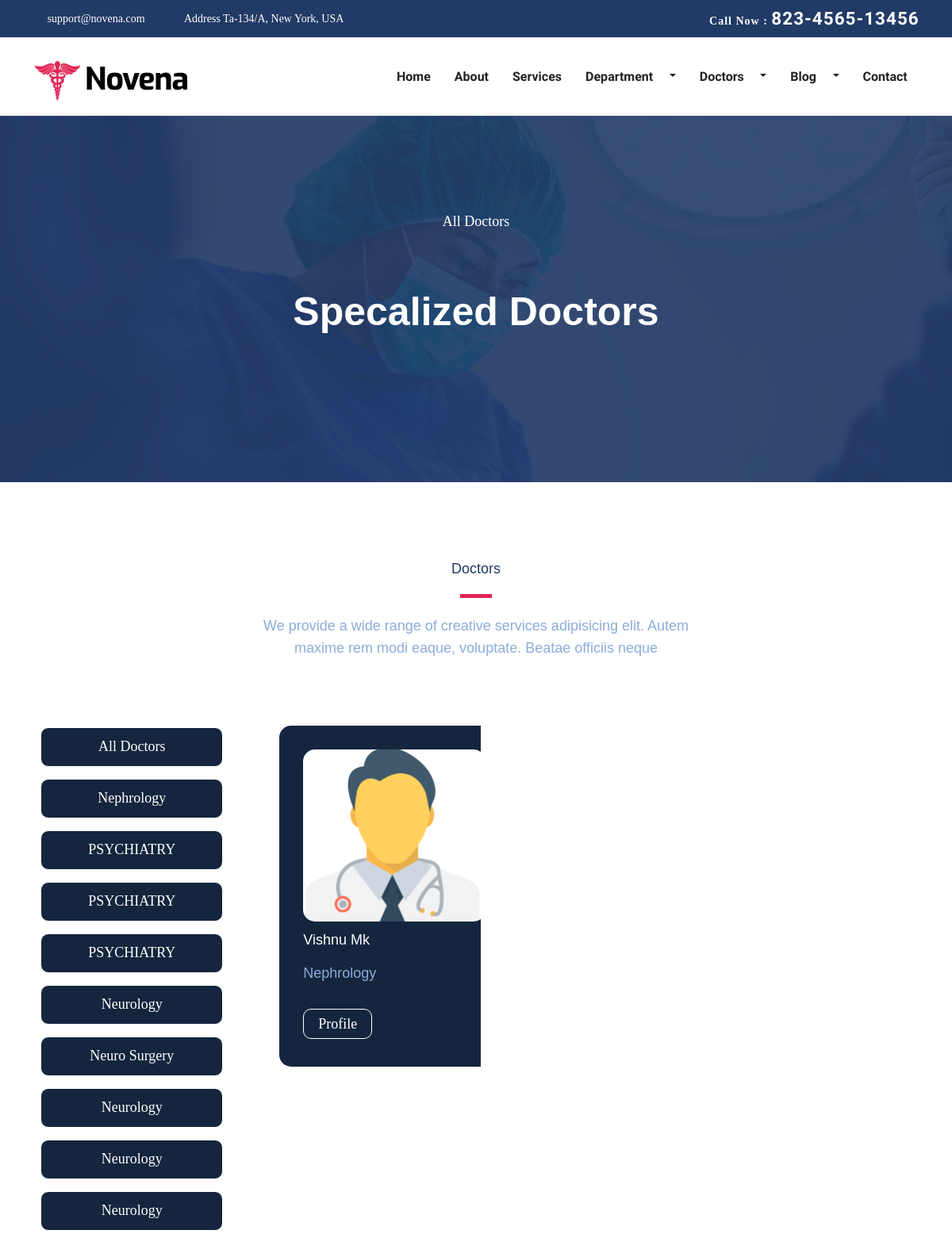
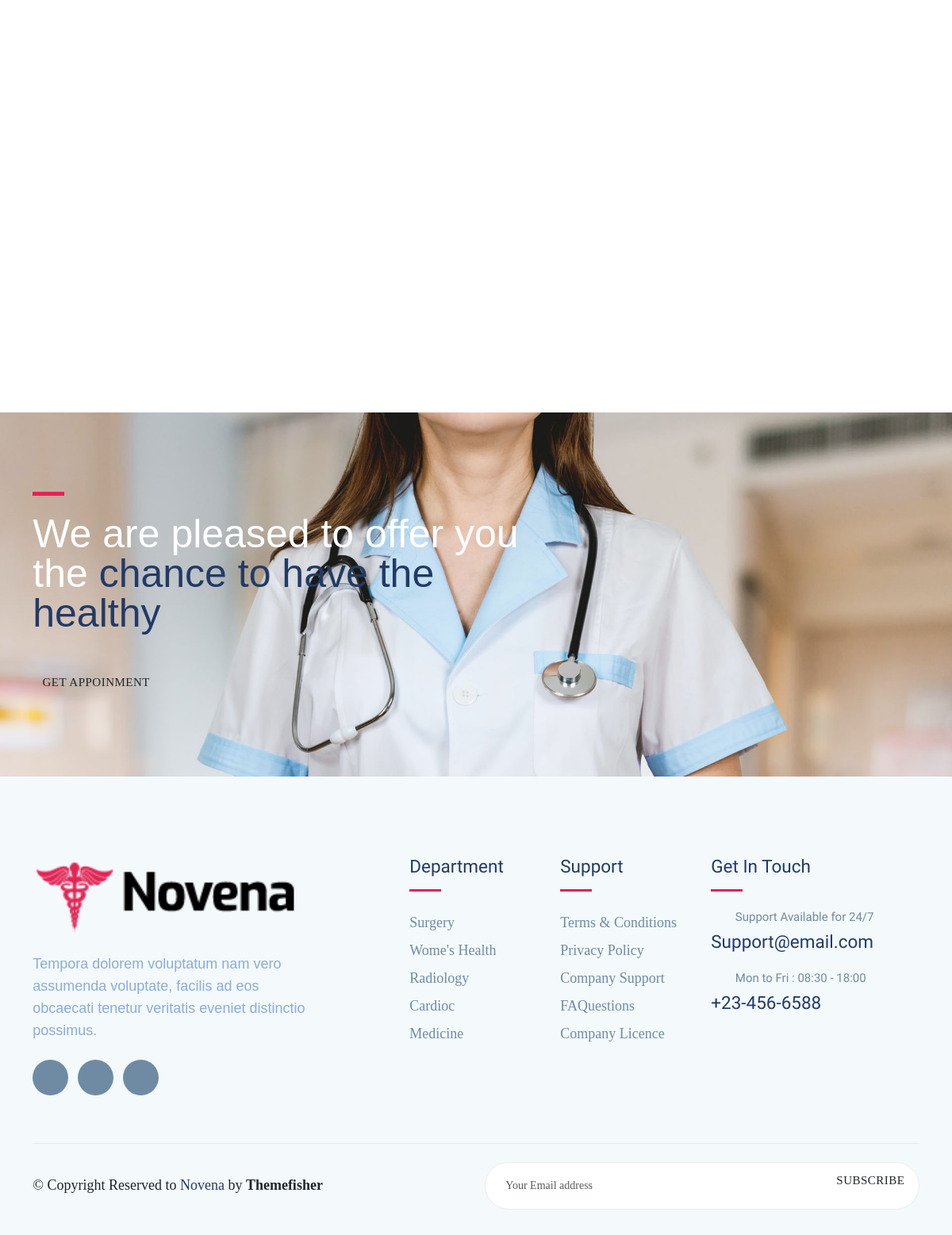
Screenshot of /frontend/filterdoctor/Nephrology/ with the database file from the repository (2 pictures, top to bottom).
### backend/models.py (models this page shows, shortened)
class doctordb(models.Model):
    doctorid = models.IntegerField(unique=True)
    dname=models.CharField(max_length=100,null=True,blank=True)
    special=models.CharField(max_length=100,null=True,blank=True)
    qualification=models.CharField(max_length=100,null=True,blank=True)
    profile=models.CharField(max_length=100,null=True,blank=True)
    dmail=models.EmailField(max_length=100,null=True,blank=True)
    dphone=models.CharField(max_length=100,null=True,blank=True)
    gender=models.CharField(max_length=100,null=True,blank=True)
    fee=models.IntegerField(max_length=100,null=True,blank=True)
    password = models.CharField(max_length=8, null=True, blank=True)
    address = models.CharField(max_length=8, null=True, blank=True)
    Location = models.CharField(max_length=8, null=True, blank=True)
    Experiance = models.CharField(max_length=8, null=True, blank=True,default='Fresher')
    profileimage=models.ImageField(upload_to='profile',null=True,blank=True,default='Untitled.png')
    age=models.IntegerField(default=0,null=True,blank=True)
    dob=models.CharField(max_length=20,null=True,blank=True)

### frontend/views.py (the view)
# urls.py: path('filterdoctor/<depa>/',views.filterdoctor,name="filterdoctor"),
def filterdoctor(request,depa):
    cat = doctordb.objects.all()
    datad = doctordb.objects.filter(special=depa)
    dep = categorydb.objects.all()
    return render(request,"filterdoctor.html",{'datad':datad,'cat':cat,'dep':dep})

### frontend/templates/filterdoctor.html (shortened to what this page needs)
<!DOCTYPE html>
{% load static %}
<html lang="zxx">
<head>
  <link rel="stylesheet" href="{% static 'plugins/bootstrap/css/bootstrap.min.css' %}">
  <link rel="stylesheet" href="{% static 'plugins/icofont/icofont.min.css' %}">
  <link rel="stylesheet" href="{% static 'plugins/slick-carousel/slick/slick.css' %}">
  <link rel="stylesheet" href="{% static 'plugins/slick-carousel/slick/slick-theme.css' %}">
  <link rel="stylesheet" href="{% static 'css/style.css' %}">
	<link href="https://cdn.jsdelivr.net/npm/bootstrap@5.3.2/dist/css/bootstrap.min.css" rel="stylesheet">
</head>
<body id="top">
<header>
	<div class="header-top-bar">
		<div class="container">
			<div class="row align-items-center">
				<div class="col-lg-6">
					<ul class="top-bar-info list-inline-item pl-0 mb-0">
						<li class="list-inline-item"><a href="mailto:support@gmail.com"><i class="icofont-support-faq mr-2"></i>support@novena.com</a></li>
						<li class="list-inline-item"><i class="icofont-location-pin mr-2"></i>Address Ta-134/A, New York, USA </li>
					</ul>
				</div>
				<div class="col-lg-6">
					<div class="text-lg-right top-right-bar mt-2 mt-lg-0">
						<a href="tel:+23-345-67890" >
							<span>Call Now : </span>
							<span class="h4">823-4565-13456</span>
						</a>
					</div>
				</div>
			</div>
		</div>
	</div>
	<nav class="navbar navbar-expand-lg navigation" id="navbar">
		<div class="container">
		 	 <a class="navbar-brand" href="index.html">
			  	<img src="images/logo.png" alt="" class="img-fluid">
			  </a>
		   <div class="collapse navbar-collapse" id="navbarmain">
			<ul class="navbar-nav ml-auto">
			  <li class="nav-item active">
				<a class="nav-link" href="{% url 'homepage' %}">Home</a>
			  </li>
			   <li class="nav-item"><a class="nav-link" href="{% url 'about' %}">About</a></li>
			    <li class="nav-item"><a class="nav-link" href="service.html">Services</a></li>
			    <li class="nav-item dropdown">
					<a class="nav-link dropdown-toggle" href="department.html" id="dropdown02" data-toggle="dropdown" aria-haspopup="true" aria-expanded="false">Department <i class="icofont-thin-down"></i></a>
			  	</li>
			  	<li class="nav-item dropdown">
					<a class="nav-link dropdown-toggle" href="doctor.html" id="dropdown03" data-toggle="dropdown" aria-haspopup="true" aria-expanded="false">Doctors <i class="icofont-thin-down"></i></a>
			  	</li>
			   <li class="nav-item dropdown">
					<a class="nav-link dropdown-toggle" href="blog-sidebar.html" id="dropdown05" data-toggle="dropdown" aria-haspopup="true" aria-expanded="false">Blog <i class="icofont-thin-down"></i></a>
			  	</li>
			   <li class="nav-item"><a class="nav-link" href="{% url 'contact' %}">Contact</a></li>
			</ul>
		  </div>
		</div>
	</nav>
</header>
<section class="page-title bg-1">
  <div class="container">
    <div class="row">
      <div class="col-md-12">
        <div class="block text-center">
          <span class="text-white">All Doctors</span>
          <h1 class="text-capitalize mb-5 text-lg">Specalized doctors</h1>
        </div>
      </div>
    </div>
  </div>
</section>
<section class="section doctors">
  <div class="container">
  	  <div class="row justify-content-center">
             <div class="col-lg-6 text-center">
                <div class="section-title">
                    <h2>Doctors</h2>
                    <div class="divider mx-auto my-4"></div>
                    <p>We provide a wide range of creative services adipisicing elit. Autem maxime rem modi eaque, voluptate. Beatae officiis neque </p>
                </div>
            </div>
        </div>
      <div style="background-color:; height:900px; width:250px;">
	        <div>
				<button class="myclass" style="border:solid; border-width:thin; border-color:white; border-radius:10px; margin-top:15px; margin-left:10px;  WIDTH:230px; text-align:center; color:RED;" >
							<a href="" style="">
								<span style="margin-left:auto;">All Doctors</span>
							</a>
				</button>
				{% for i in cat %}
				<button type="submit" class="myclass" style="border:solid; border-width:thin; border-color:white; border-radius:10px; margin-top:15px; margin-left:10px;  WIDTH:230px; text-align:center; color:RED;" >
							<a href="{% url 'filterdoctor' depa=i.special %}" style="">
								<span style="margin-left:auto;">{{i.special}}</span>
							</a>
				</button>
				{% endfor %}
	        </div>
      </div>
    <div class="row shuffle-wrapper portfolio-gallery" style="margin-left:300px; margin-top:-950px;">
      	<div class="col-lg-4 col-sm-4 col-md-5 mb-4 shuffle-item" data-groups="[&quot;cat1&quot;,&quot;cat2&quot;]" >&nbsp;
			{% for i in datad %}
	      	<div class="position-relative doctor-inner-box"	>
				<div class="card-container" style="width:290px;HEIGHT:430PX;">
        				<img class="hero-image" src="{% static 'images/team/doctor.png' %}" alt="Spinning glass cube"/>
      				<main class="main-content" style="margin-top:10px;">
        				<p style="color:white;">{{i.dname}}</p>
						<p>{{i.special}}</p>
					</main>
					<button class="button" style="border:solid; border-width:thin; border-color:white; border-radius:10px; margin-top:15px; margin-right:50px;" >
							<a href="{% url 'docpro' datasid=i.id %}">
								<span class="ap">Profile</span>
							</a>
					</button>
    			</div>
			</div>
			{% endfor %}
		</div>
	</div>
    </div>
	<div>
		<br>
		<br>
		<br>
		<br>
		<br>
		<br>
		<br>
		<br>
		<br>
		<br>
		<br>
		<br>
		<br>
		<br>
		<br>
		<br>
		<br>
		<br>
		<br>
		<br>
		<br>
		<br>
	</div>
</section>
<section class="section cta-page">
	<div class="container">
		<div class="row">
			<div class="col-lg-7">
				<div class="cta-content">
					<div class="divider mb-4"></div>
					<h2 class="mb-5 text-lg">We are pleased to offer you the <span class="title-color">chance to have the healthy</span></h2>
					<a href="appoinment.html" class="btn btn-main-2 btn-round-full">Get appoinment<i class="icofont-simple-right  ml-2"></i></a>
				</div>
			</div>
		</div>
	</div>
</section>
<footer class="footer section gray-bg">
	<div class="container">
		<div class="row">
			<div class="col-lg-4 mr-auto col-sm-6">
				<div class="widget mb-5 mb-lg-0">
					<div class="logo mb-4">
						<img src="images/logo.png" alt="" class="img-fluid">
					</div>
					<p>Tempora dolorem voluptatum nam vero assumenda voluptate, facilis ad eos obcaecati tenetur veritatis eveniet distinctio possimus.</p>
					<ul class="list-inline footer-socials mt-4">
						<li class="list-inline-item"><a href="https://www.facebook.com/themefisher"><i class="icofont-facebook"></i></a></li>
						<li class="list-inline-item"><a href="https://twitter.com/themefisher"><i class="icofont-twitter"></i></a></li>
						<li class="list-inline-item"><a href="https://www.pinterest.com/themefisher/"><i class="icofont-linkedin"></i></a></li>
					</ul>
				</div>
			</div>
			<div class="col-lg-2 col-md-6 col-sm-6">
				<div class="widget mb-5 mb-lg-0">
					<h4 class="text-capitalize mb-3">Department</h4>
					<div class="divider mb-4"></div>
					<ul class="list-unstyled footer-menu lh-35">
						<li><a href="#">Surgery </a></li>
						<li><a href="#">Wome's Health</a></li>
						<li><a href="#">Radiology</a></li>
						<li><a href="#">Cardioc</a></li>
						<li><a href="#">Medicine</a></li>
					</ul>
				</div>
			</div>
			<div class="col-lg-2 col-md-6 col-sm-6">
				<div class="widget mb-5 mb-lg-0">
					<h4 class="text-capitalize mb-3">Support</h4>
					<div class="divider mb-4"></div>
					<ul class="list-unstyled footer-menu lh-35">
						<li><a href="#">Terms & Conditions</a></li>
						<li><a href="#">Privacy Policy</a></li>
						<li><a href="#">Company Support </a></li>
						<li><a href="#">FAQuestions</a></li>
						<li><a href="#">Company Licence</a></li>
					</ul>
				</div>
			</div>
			<div class="col-lg-3 col-md-6 col-sm-6">
				<div class="widget widget-contact mb-5 mb-lg-0">
					<h4 class="text-capitalize mb-3">Get in Touch</h4>
					<div class="divider mb-4"></div>
					<div class="footer-contact-block mb-4">
						<div class="icon d-flex align-items-center">
							<i class="icofont-email mr-3"></i>
							<span class="h6 mb-0">Support Available for 24/7</span>
						</div>
						<h4 class="mt-2"><a href="tel:+23-345-67890">Support@email.com</a></h4>
					</div>
					<div class="footer-contact-block">
						<div class="icon d-flex align-items-center">
							<i class="icofont-support mr-3"></i>
							<span class="h6 mb-0">Mon to Fri : 08:30 - 18:00</span>
						</div>
						<h4 class="mt-2"><a href="tel:+23-345-67890">+23-456-6588</a></h4>
					</div>
				</div>
			</div>
		</div>
		<div class="footer-btm py-4 mt-5">
			<div class="row align-items-center justify-content-between">
				<div class="col-lg-6">
					<div class="copyright">
						&copy; Copyright Reserved to <span class="text-color">Novena</span> by <a href="https://themefisher.com/" target="_blank">Themefisher</a>
					</div>
				</div>
				<div class="col-lg-6">
					<div class="subscribe-form text-lg-right mt-5 mt-lg-0">
						<form action="#" class="subscribe">
							<input type="text" class="form-control" placeholder="Your Email address">
							<a href="#" class="btn btn-main-2 btn-round-full">Subscribe</a>
						</form>
					</div>
				</div>
			</div>
		</div>
	</div>
</footer>
  </body>
  </html>

### frontend/static/css/style.css (style rules this page uses)
html { overflow-x: hidden; }
body { line-height: 1.6; font-family: "Roboto", sans-serif; -webkit-font-smoothing: antialiased; font-size: 16px; color: #6F8BA4; font-weight: 400; }
h1, .h1, h2, .h2, h3, .h3, h4, .h4, h5, .h5, h6, .h6 { font-family: "Exo", sans-serif; font-weight: 700; color: #222; }
h1, .h1 { font-size: 2.5rem; }
h2, .h2 { font-size: 44px; }
h4, .h4 { font-size: 1.3rem; line-height: 30px; }
h6, .h6 { font-size: 1rem; }
p { line-height: 30px; }
input[type="email"], input[type="password"], input[type="text"], input[type="tel"] { box-shadow: none; height: 45px; outline: none; font-size: 14px; }
.form-control { box-shadow: none; border-radius: 0; }
.btn { display: inline-block; font-size: 14px; font-size: 0.8125rem; font-weight: 700; letter-spacing: .5px; padding: .75rem 2rem; font-family: "Exo", sans-serif; text-transform: uppercase; border-radius: 5px; border: 2px solid transparent; transition: all .35s ease; }
.btn-main-2 { background: #e12454; color: #fff; border-color: #e12454; }
.btn-round-full { border-radius: 50px; }
.section { padding: 100px 0; }
.text-lg { font-size: 3.75rem; }
a { color: #222; text-decoration: none; transition: all .35s ease; }
.page-title { padding: 120px 0px 70px 0px; position: relative; }
.page-title .block h1 { color: #fff; }
.title-color { color: #223a66; }
.section-title { margin-bottom: 70px; }
.section-title h2 { color: #223a66; }
.text-lg { font-size: 50px; }
.gray-bg { background: #f4f9fc; }
#navbarmain { padding: 20px 0px; }
#navbarmain .nav-link { font-weight: 600; padding: 10px 15px; color: #222; font-family: "Exo", sans-serif; text-transform: capitalize; font-size: 16px; transition: all .25s ease; }
.dropdown-toggle::after { display: none; }
.navbar-brand { margin-top: 10px; }
.header-top-bar { background: #223a66; font-size: 14px; padding: 10px 0px; box-shadow: 0 1px 2px rgba(0, 0, 0, 0.05); color: #fff; }
.top-bar-info li a { color: #fff; margin-right: 20px; }
.top-right-bar a span { color: #fff; font-weight: 600; letter-spacing: 1px; }
.bg-1 { background: url("../images/bg/22.jpg") no-repeat 50% 50%; background-size: cover; position: relative; }
.text-color { color: #223a66; }
.divider { width: 40px; height: 5px; background: #e12454; }
.doctor-inner-box { overflow: hidden; }
.lh-35 { line-height: 35px; }
.cta-page { background: url("../images/bg/banner.jpg") no-repeat; background-size: cover; position: relative; }
.footer { padding-bottom: 10px; }
.footer .copyright a { font-weight: 600; }
.logo { font-weight: 600; letter-spacing: 1px; }
.widget .divider { height: 3px; }
.widget h4 { color: #223a66; }
.widget .footer-menu a { color: #6F8BA4; }
.footer-contact-block span { font-weight: 400; color: #6F8BA4; }
.footer-contact-block i { font-size: 20px; }
.footer-btm { border-top: 1px solid rgba(0, 0, 0, 0.06); }
.footer-socials li a { width: 45px; height: 45px; background: #6F8BA4; color: #fff; display: inline-block; text-align: center; border-radius: 100%; padding-top: 12px; }
.subscribe { position: relative; }
.subscribe .form-control { border-radius: 50px; height: 60px; padding-left: 25px; border-color: #eee; }
.subscribe .btn { position: absolute; right: 6px; top: 6px; }

### frontend/templates/filterdoctor.html (style rules this page uses)
body { font-family:Georgia }
:root { font-size: 15px; --var-soft-blue: hsl(215, 51%, 70%); --var-cyan: hsl(178, 100%, 50%); --var-main-darkest: hsl(217, 54%, 11%); --var-card-dark: hsl(216, 50%, 16%); --var-line-dark: hsl(215, 32%, 27%); --var-lightest: white; --var-heading: normal normal 600 1.5em/1.6em 'Outfit', sans-serif; --var-small-heading: normal normal 400 1em/1em 'Outfit', sans-serif; --var-para: normal normal 300 1em/1.55em 'Outfit', sans-serif; }
html { box-sizing: border-box; }
*, *::before, *::after { box-sizing: inherit; margin: 0; }
body { background-color: white; }
img { width: 100%; border-radius: 15px; display: block; }
a { color: inherit; }
h1 { font: var(--var-heading); color: var(--var-lightest); padding: 1.2em 0; }
h2 { font: var(--var-small-heading); color: var(--var-lightest); }
p { font: var(--var-para); color: var(--var-soft-blue); }
span { color: white; text-align:center; }
.card-container { width: 100%; max-width: 400px; margin: 2em auto; background-color: var(--var-card-dark); border-radius: 15px; margin-bottom: 1rem; padding: 2rem; }
@media (min-width:600px) { body { font-size: 18px; } }
a { text-decoration:none }
.myclass { font: inherit; background-color:hsl(216, 50%, 16%); width:100px; height:50px; }

### rows the page displays
doctordb: special "Nephrology", dname "Vishnu Mk"
doctordb: special "PSYCHIATRY"
doctordb: special "PSYCHIATRY"
doctordb: special "PSYCHIATRY"
doctordb: special "Neurology"
doctordb: special "Neuro Surgery"
doctordb: special "Neurology"
doctordb: special "Neurology"
doctordb: special "Neurology"
